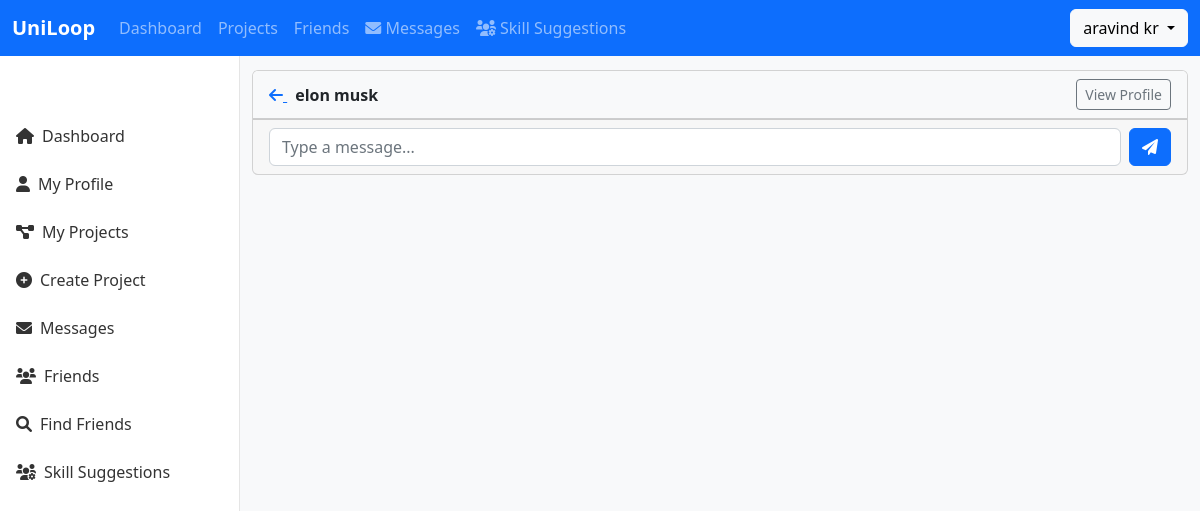
/messages/2 (signed in), run on an earlier commit of the app's database.
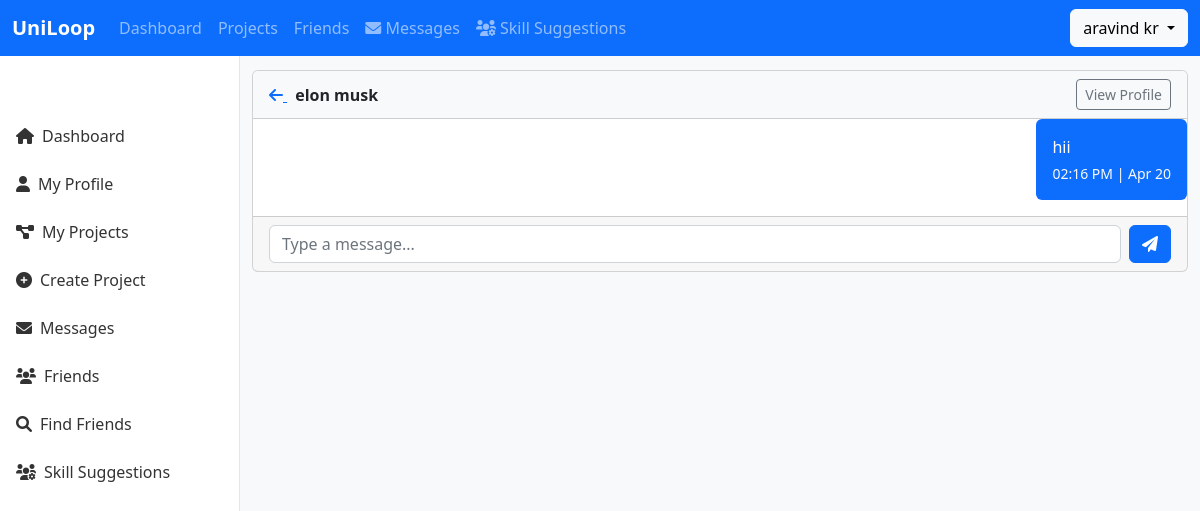
And on a later commit of the database.
### app.py (models this page shows, shortened)
class User(UserMixin, db.Model):
    id = db.Column(db.Integer, primary_key=True)
    first_name = db.Column(db.String(150), nullable=False)
    last_name = db.Column(db.String(150), nullable=False)
    email = db.Column(db.String(120), unique=True, nullable=False)
    password = db.Column(db.String(255), nullable=False)
    profile_picture = db.Column(db.String(255))
    bio = db.Column(db.String(500))
    college = db.Column(db.String(200))
    github = db.Column(db.String(255))
    linkedin = db.Column(db.String(255))
    profile_visibility = db.Column(db.String(20), default='public')
    friend_request_setting = db.Column(db.String(20), default='everyone')
    owned_projects = db.relationship('Project', back_populates='owner')
    joined_projects = db.relationship('Project',
                                     secondary='project_members',
                                     primaryjoin="User.id == ProjectMember.user_id",
                                     secondaryjoin="ProjectMember.project_id == Project.id",
                                     viewonly=True)
    skills = db.Column(db.Text)

class Message(db.Model):
    id = db.Column(db.Integer, primary_key=True)
    sender_id = db.Column(db.Integer, db.ForeignKey('user.id'), nullable=False)
    recipient_id = db.Column(db.Integer, db.ForeignKey('user.id'), nullable=False)
    content = db.Column(db.Text, nullable=False)
    timestamp = db.Column(db.DateTime, default=datetime.utcnow)
    is_read = db.Column(db.Boolean, default=False)
    sender = db.relationship('User', foreign_keys=[sender_id], backref='sent_messages')
    recipient = db.relationship('User', foreign_keys=[recipient_id], backref='received_messages')

### app.py (the view, shortened to what this page needs)
@app.route('/messages/<int:user_id>', methods=['GET', 'POST'])
@login_required
def conversation(user_id):
    other_user = User.query.get_or_404(user_id)
    sent_messages = Message.query.filter_by(
        sender_id=current_user.id,
        recipient_id=user_id
    ).order_by(Message.timestamp).all()
    received_messages = Message.query.filter_by(
        sender_id=user_id,
        recipient_id=current_user.id
    ).order_by(Message.timestamp).all()
    for message in received_messages:
        if not message.is_read:
            message.is_read = True
    db.session.commit()
    all_messages = sorted(sent_messages + received_messages, key=lambda x: x.timestamp)
    return render_template(
        'messages/conversation.html',
        other_user=other_user,
        messages=all_messages
    )

### app.py (called while the page is built)
@login_manager.user_loader
def load_user(user_id):
    user = db.session.get(User, user_id)
    return user

### templates/messages/conversation.html (shortened to what this page needs)
{% extends 'base.html' %}
{% block content %}
    <div class="row">
        <div class="col-12">
            <div class="card">
                <div class="card-header bg-light d-flex justify-content-between align-items-center">
                    <div>
                        <a href="{{ url_for('messages') }}" class="me-2">
                            <i class="fas fa-arrow-left"></i>
                        </a>
                        <span class="fw-bold">{{ other_user.first_name }} {{ other_user.last_name }}</span>
                    </div>
                    <a href="{{ url_for('profile', user_id=other_user.id) }}" class="btn btn-sm btn-outline-secondary">
                        View Profile
                    </a>
                </div>
                <div id="messages-container">
                    {% include 'messages/conversation_messages.html' %}
                </div>
                <div class="card-footer">
                    <form method="POST" class="d-flex">
                        <input type="text" name="message" class="form-control me-2" placeholder="Type a message..." required autofocus>
                        <button type="submit" class="btn btn-primary">
                            <i class="fas fa-paper-plane"></i>
                        </button>
                    </form>
                </div>
            </div>
        </div>
    </div>
</div>
{% endblock %}

### templates/base.html (shortened to what this page needs)
<!DOCTYPE html>
<html lang="en">
<head>
    <link href="https://cdn.jsdelivr.net/npm/bootstrap@5.2.3/dist/css/bootstrap.min.css" rel="stylesheet">
    <link rel="stylesheet" href="https://cdnjs.cloudflare.com/ajax/libs/font-awesome/6.0.0/css/all.min.css">
</head>
<body>
    <nav class="navbar navbar-expand-lg navbar-dark bg-primary fixed-top">
        <div class="container-fluid">
            <a class="navbar-brand" href="{{ url_for('dashboard') }}">UniLoop</a>
            <div class="collapse navbar-collapse" id="navbarSupportedContent">
                <ul class="navbar-nav me-auto mb-2 mb-lg-0">
                    <li class="nav-item">
                        <a class="nav-link" href="{{ url_for('dashboard') }}">Dashboard</a>
                    </li>
                    <li class="nav-item">
                        <a class="nav-link" href="{{ url_for('my_projects') }}">Projects</a>
                    </li>
                    <li class="nav-item">
                        <a class="nav-link" href="{{ url_for('friends') }}">Friends</a>
                    </li>
                    <li class="nav-item">
                        <a class="nav-link position-relative" href="{{ url_for('messages') }}">
                            <i class="fas fa-envelope"></i> Messages
                        </a>
                    </li>
                    <li class="nav-item">
                        <a class="nav-link" href="{{ url_for('skill_suggestions') }}">
                            <i class="fas fa-users-cog"></i> Skill Suggestions
                        </a>
                    </li>
                </ul>
                <div class="d-flex">
                    <div class="dropdown">
                        <button class="btn btn-light dropdown-toggle" type="button" id="dropdownMenuButton" data-bs-toggle="dropdown" aria-expanded="false">
                            {{ current_user.first_name }} {{ current_user.last_name }}
                        </button>
                    </div>
                </div>
            </div>
        </div>
    </nav>
    <div class="sidebar d-none d-md-block">
        <div class="sidebar-sticky">
            <ul class="nav flex-column">
                <li class="nav-item">
                    <a class="nav-link" href="{{ url_for('dashboard') }}">
                        <i class="fas fa-home me-2"></i>Dashboard
                    </a>
                </li>
                <li class="nav-item">
                    <a class="nav-link" href="{{ url_for('profile') }}">
                        <i class="fas fa-user me-2"></i>My Profile
                    </a>
                </li>
                <li class="nav-item">
                    <a class="nav-link" href="{{ url_for('my_projects') }}">
                        <i class="fas fa-project-diagram me-2"></i>My Projects
                    </a>
                </li>
                <li class="nav-item">
                    <a class="nav-link" href="{{ url_for('create_project') }}">
                        <i class="fas fa-plus-circle me-2"></i>Create Project
                    </a>
                </li>
                <li class="nav-item">
                    <a class="nav-link position-relative" href="{{ url_for('messages') }}">
                        <i class="fas fa-envelope me-2"></i>Messages
                    </a>
                </li>
                <li class="nav-item">
                    <a class="nav-link" href="{{ url_for('friends') }}">
                        <i class="fas fa-users me-2"></i>Friends
                    </a>
                </li>
                <li class="nav-item">
                    <a class="nav-link" href="{{ url_for('search_friends') }}">
                        <i class="fas fa-search me-2"></i>Find Friends
                    </a>
                </li>
                <li class="nav-item">
                    <a class="nav-link" href="{{ url_for('skill_suggestions') }}">
                        <i class="fas fa-users-cog me-2"></i>Skill Suggestions
                    </a>
                </li>
            </ul>
        </div>
    </div>
    <main role="main">
        <div class="container-fluid">
            {% block content %}{% endblock %}
    </main>
</body>
</html>

### templates/messages/conversation_messages.html
{% for message in messages %}
<div class="d-flex mb-3 {% if message.sender_id == current_user.id %}justify-content-end{% endif %}">
    <div class="{% if message.sender_id == current_user.id %}bg-primary text-white{% else %}bg-light{% endif %} rounded p-3"
         style="max-width: 75%;">
        {{ message.content }}
        <div class="mt-1 small text-{% if message.sender_id == current_user.id %}light{% else %}muted{% endif %}">
            {{ message.timestamp.strftime('%I:%M %p | %b %d') }}
        </div>
    </div>
</div>
{% endfor %}

### templates/base.html (style rules this page uses)
body { background-color: #f8f9fa; }
.navbar-brand { font-weight: bold; }
.nav-link { font-weight: 500; }
.sidebar { position: fixed; top: 56px; bottom: 0; left: 0; z-index: 100; padding: 48px 0 0; box-shadow: inset -1px 0 0 rgba(0, 0, 0, .1); background-color: #fff; }
.sidebar-sticky { position: relative; top: 0; height: calc(100vh - 48px); padding-top: .5rem; overflow-x: hidden; overflow-y: auto; }
.sidebar .nav-link { font-weight: 500; color: #333; padding: .75rem 1rem; }
main { padding-top: 70px; }
@media (min-width: 768px) { main { padding-left: 240px; } }
@media (min-width: 768px) { .sidebar { width: 240px; } }

What changed in the data, as far as the page shows it:
added Message: content "hii", timestamp "02:16 PM | Apr 20"
